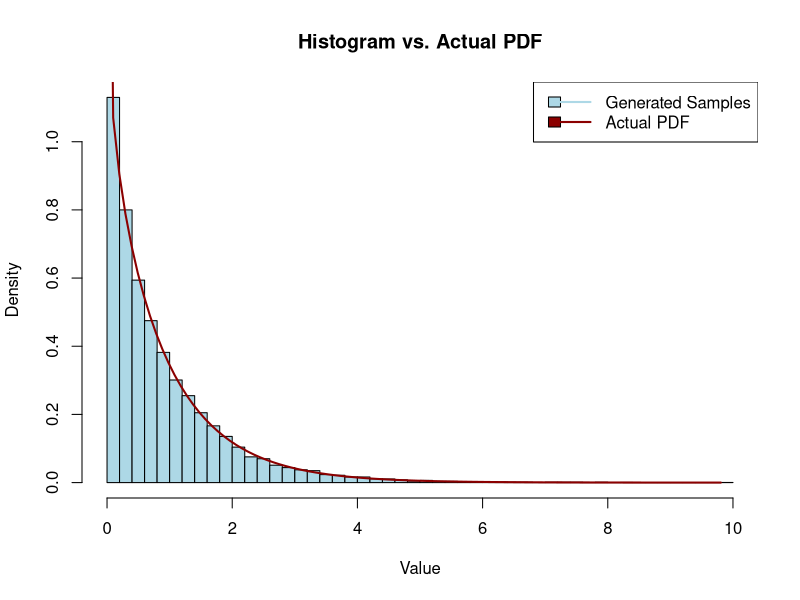

Write R code to recreate this figure.
# R code for rejection sampling from the Gamma distribution
# (with alpha between 0 and 1, and beta=1)

g = function(x, alpha){

    # Define normalizing constant
    c = 1/((1/alpha) + exp(-1))

    # Calculate indices corresponding to conditions
    idx0 = which(x<=0)
    idx1 = which(x>0&x<1)
    idx2 = which(x>=1)

    # Calculate conditional densities
    x[idx0] = 0
    x[idx1] = c*x[idx1]**(alpha-1)
    x[idx2] = c*exp(-x[idx2])

    return(x)
}

gSample = function(alpha, n){

    # Define normalizing constant
    c = 1/((1/alpha) + exp(-1))
    
    # u is a vector of n i.i.d. random uniforms
    u = runif(n)

    # Uses inverse transform to get the distribution
    x = ifelse (u < c/alpha, 
          (u*alpha/c)**(1/alpha),
          -log(-u/c+1/alpha+exp(-1))
    )
    return (x)
}

f = function(x, alpha){
    # Define Gamma density
    return(ifelse(0<x, (1/gamma(alpha))*x**(alpha-1)*exp(-x), 0))
}

RejectionSample = function(n, alpha){

    # Keep track of which samples are accepted at the current time
    state = integer(n)
    # Store actual sample
    sample = numeric(n)

    while (sum(state==0) != 0){
        
        # Sample from the proposal distribution
        x = gSample(alpha, n)
        # Define the normalizing constant
        c = (alpha**(-1) + exp(-1)) / gamma(alpha)
        # Calculate the ratio f(x)/(c*g(x)) 
        # normally referred to as alpha
        lambda = (1/c)*f(x, alpha)/g(x, alpha)
        u = runif(n)
        # Calculate indices of accepted samples
        idx = which(lambda - u > 0)
        # Update state of accepted samples
        state[idx] = 1
        # Insert accepted samples
        sample[idx] = x[idx]
    }

    return (sample)

}

n = 10000
alpha = 0.9

draw = RejectionSample(n, alpha)

png("ProblemB/Plots/hist1b.png")
hist(draw, breaks=50, probability=TRUE, col="lightblue",
     main="Histogram vs. Actual PDF", xlab="Value", ylab="Density")
curve(f(x, alpha), from=min(draw),
      to=max(draw), add=TRUE, col="darkred", lwd=2)
legend("topright", legend=c("Generated Samples", "Actual PDF"),
       col=c("lightblue", "darkred"), lwd=2, fill=c("lightblue", "darkred"))
dev.off()